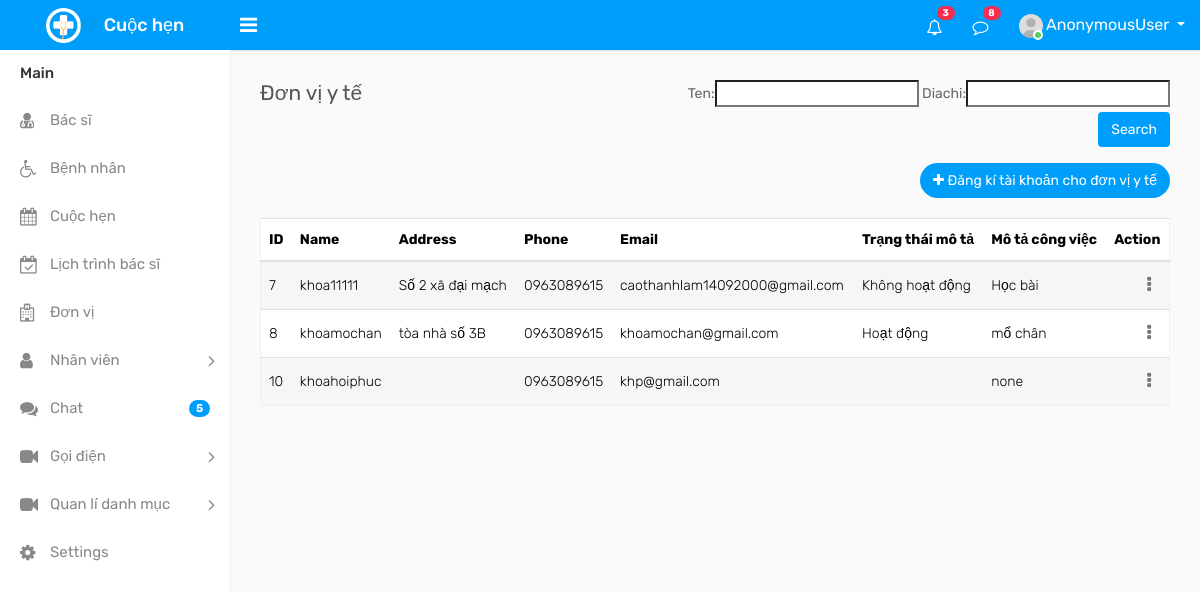
The app's page /user/donviyteview/ with its own data.
### user/models.py (models this page shows, shortened)
class Donviyte(models.Model):
    ten = models.CharField(max_length=50,null=True)
    user=models.OneToOneField(User, on_delete=models.CASCADE, primary_key=True )
    diachi=models.CharField(max_length=100)
    trangthai = (('Hoạt động', 'Hoạt động'), ('Không hoạt động', 'Không hoạt động'))
    trangthaidonvi=models.CharField(max_length=20 ,choices=trangthai,default='',null=True)
    tinhthanh=models.ForeignKey(Tinhthanh, on_delete=models.CASCADE,null=True)
    quanhuyen=models.ForeignKey(Quanhuyen, on_delete=models.CASCADE,null=True)
    xaphuong=models.ForeignKey(Xaphuong, on_delete=models.CASCADE,null=True)

class User(AbstractUser):
        create_at = models.DateTimeField(auto_now_add=True)
        update_at = models.DateTimeField(auto_now=True)
        phone = models.CharField(max_length=15, null=True)
        motacongviec = models.CharField(max_length=255)
        is_benhnhan = models.BooleanField(default=False)
        is_bacsi = models.BooleanField(default=False)
        is_donviyte = models.BooleanField(default=False)
        is_admin = models.BooleanField(default=False)

### user/views.py (the view)
# urls.py: path('donviyteview/', donviyte, name='donviyteview'),
def donviyte(request):
    dv=Donviyte.objects.all()
    myfilter=DonviyteFilter(request.GET,queryset=dv)
    dv=myfilter.qs
    context = {"dv": dv,'myfilter':myfilter}
    return render(request,'donviyte/donviyte.html',context)

### templates/donviyte/donviyte.html (shortened to what this page needs)
{% extends 'templates/index.html' %}
    {% block content %}
 			<div class="content">
                <div class="row">
                    <div class="col-sm-4 col-3">
                        <h4 class="page-title">Đơn vị y tế</h4>
                    </div>
                    <div class="col-sm-8 col-9 text-right m-b-20">
						<form  method="get">
							{{myfilter.form}}
                      <p><button type="submit" class="btn btn-primary">Search</button></p></form>
                        <a href="{% url 'user:donviytesu' %}" class="btn btn btn-primary btn-rounded float-right"><i class="fa fa-plus"></i> Đăng kí tài khoản cho đơn vị y tế</a>
                    </div>
                </div>
				<div class="row">
					<div class="col-md-12">
						<div class="table-responsive">
							<table class="table table-border table-striped custom-table datatable mb-0">
								<thead>
									<tr>
										<th>ID</th>
										<th>Name</th>
										<th>Address</th>
										<th>Phone</th>
										<th>Email</th>
										<th>Trạng thái mô tả</th>
										<th>Mô tả công việc</th>
										<th>Action</th>
									</tr>
								</thead>
								<tbody>
									{% for i in dv %}
										<tr>
											<td>{{i.user.id}}</td>
											<td>{{i.ten}}</td>
											<td>{{i.diachi}}</td>
											<td>{{i.user.phone}}</td>
											<td>{{i.user.email}}</td>
											<td>{{i.trangthaidonvi}}</td>
											<td>{{i.user.motacongviec}}</td>
											<td class="text-right">
												<div class="dropdown dropdown-action">
													<a href="#" class="action-icon dropdown-toggle" data-toggle="dropdown" aria-expanded="false"><i class="fa fa-ellipsis-v"></i></a>
												</div>
											</td>
										</tr>
									{% endfor %}
								</tbody>
							</table>
						</div>
					</div>
                </div>
            </div>
    {% endblock %}

### templates/templates/index.html (shortened to what this page needs)
{% load static %}
<!DOCTYPE html>
<html lang="en">
<head>
        <link rel="stylesheet" href="https://maxcdn.bootstrapcdn.com/bootstrap/4.0.0/css/bootstrap.min.css"
>
    <link rel="stylesheet" type="text/css" href="{% static 'assets/css/bootstrap.min.css' %}">
    <link rel="stylesheet" type="text/css" href="{% static 'assets/css/font-awesome.min.css' %}">
    <link rel="stylesheet" type="text/css" href="{% static 'assets/css/style.css' %}">
</head>
<body>
    <div class="main-wrapper">
        <div class="header">
			<div class="header-left">
				<a href="{% url 'core:index' %}" class="logo">
					<img src="{% static 'assets/img/logo.png' %}" width="35" height="35" alt=""> <i class="fa fa-calendar"></i> <span>Cuộc hẹn</span>
				</a>
			</div>
			<a id="toggle_btn" href="javascript:void(0);"><i class="fa fa-bars"></i></a>
            <ul class="nav user-menu float-right">
                <li class="nav-item dropdown d-none d-sm-block">
                    <a href="#" class="dropdown-toggle nav-link" data-toggle="dropdown"><i class="fa fa-bell-o"></i> <span class="badge badge-pill bg-danger float-right">3</span></a>
                </li>
                <li class="nav-item dropdown d-none d-sm-block">
                    <a href="javascript:void(0);" id="open_msg_box" class="hasnotifications nav-link"><i class="fa fa-comment-o"></i> <span class="badge badge-pill bg-danger float-right">8</span></a>
                </li>
                <li class="nav-item dropdown has-arrow">
                    <a href="#" class="dropdown-toggle nav-link user-link" data-toggle="dropdown">
                        <span class="user-img">
							<img class="rounded-circle" src="{% static 'assets/img/user.jpg' %}" width="24" alt="Admin">
							<span class="status online"></span>
						</span>
						<span>{{request.user}}</span>
                    </a>
                </li>
            </ul>
        </div>
        <div class="sidebar" id="sidebar">
            <div class="sidebar-inner slimscroll">
                <div id="sidebar-menu" class="sidebar-menu">
                    <ul>
                       <li class="menu-title">Main</li>
						<li>
                            <a href="{% url 'user:dsbacsi' %}"><i class="fa fa-user-md"></i> <span>Bác sĩ</span></a>
                        </li>
                        <li>
                            <a href="{% url 'patient:benhnhan' %}"><i class="fa fa-wheelchair"></i> <span>Bệnh nhân</span></a>
                        </li>
                        <li>
                            <a href=""><i class="fa fa-calendar"></i> <span>Cuộc hẹn</span></a>
                        </li>
                        <li>
                            <a href=""><i class="fa fa-calendar-check-o"></i> <span>Lịch trình bác sĩ</span></a>
                        </li>
                        <li>
                            <a href="{% url 'user:donviyteview' %}"><i class="fa fa-hospital-o"></i> <span>Đơn vị</span></a>
                        </li>
						<li class="submenu">
							<a href="#"><i class="fa fa-user"></i> <span> Nhân viên </span> <span class="menu-arrow"></span></a>
						</li>
                        <li>
                            <a href=""><i class="fa fa-comments"></i> <span>Chat</span> <span class="badge badge-pill bg-primary float-right">5</span></a>
                        </li>
                        <li class="submenu">
                            <a href="#"><i class="fa fa-video-camera camera"></i> <span> Gọi điện</span> <span class="menu-arrow"></span></a>
                        </li>
                        <li class="submenu">
                            <a href="#"><i class="fa fa-video-camera camera"></i> <span> Quan lí danh mục</span> <span class="menu-arrow"></span></a>
                        </li>
                        <li>
                            <a href=""><i class="fa fa-cog"></i> <span>Settings</span></a>
                        </li>
                    </ul>
                </div>
            </div>
        </div>
        <div class="page-wrapper">
            <div class="content">
                {% block content %}
                {% endblock %}
            </div>
            </div>
        </div>
</body>
</html>

### records on screen
Donviyte: user.id "7", ten "khoa11111", diachi "Số 2 xã đại mạch", user.phone "0963089615", user.email "caothanhlam14092000@gmail.com", trangthaidonvi "Không hoạt động", user.motacongviec "Học bài"
Donviyte: user.id "8", ten "khoamochan", diachi "tòa nhà số 3B", user.phone "0963089615", user.email "khoamochan@gmail.com", trangthaidonvi "Hoạt động", user.motacongviec "mổ chân"
Donviyte: user.id "10", ten "khoahoiphuc", user.phone "0963089615", user.email "khp@gmail.com", user.motacongviec "none"

### other values on screen
{{ request.user }} "AnonymousUser"
